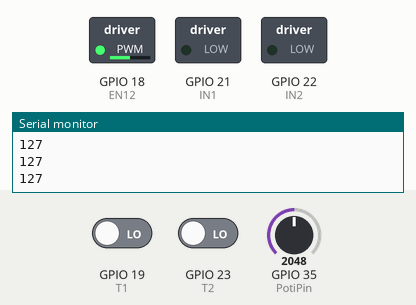
This sketch was run on a simulated ESP32. Shown: switched loads named in the sketch (green lamp = pin HIGH), the last lines printed to the serial monitor. Inputs (shaded band) come from the test bench; at power-on: GPIO 35 (PotiPin) = 2048, GPIO 19 (T1) LOW, GPIO 23 (T2) LOW.

Above: at 1.2 s.
1.3 s: GPIO 35 (PotiPin) set to 2866
At 2.2 s:
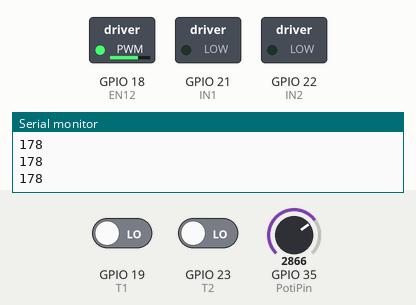
2.8 s: GPIO 19 (T1) driven HIGH
At 3.3 s:
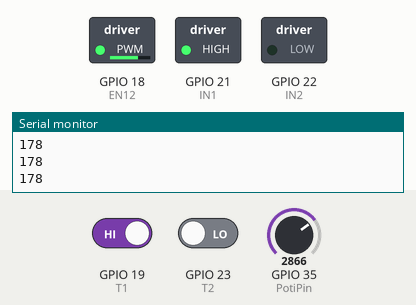
4.3 s: GPIO 23 (T2) driven HIGH
At 5.5 s:
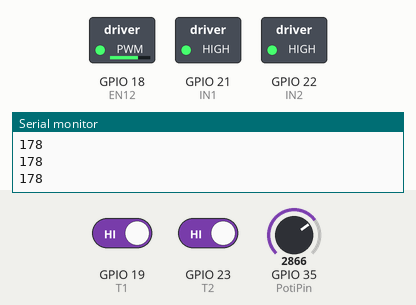
5.8 s: GPIO 35 (PotiPin) set to 3603
At 6.9 s:
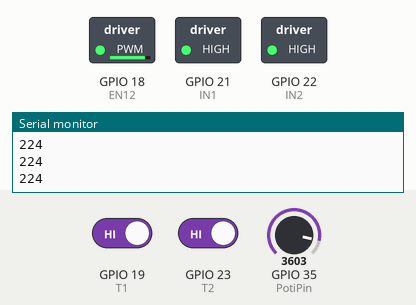
7.3 s: GPIO 19 (T1) driven LOW
At 8.0 s:
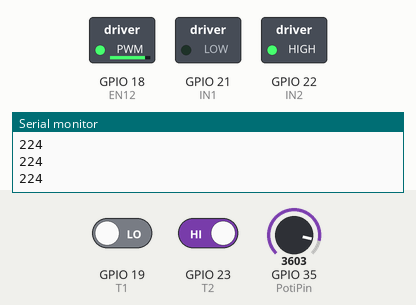
8.8 s: GPIO 23 (T2) driven LOW
At 9.1 s:
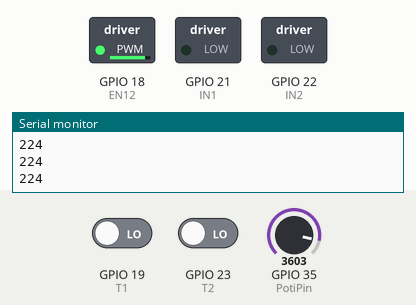
Timing chart, 0 to 11.3 s (numbered marks = the images above; inputs shaded):
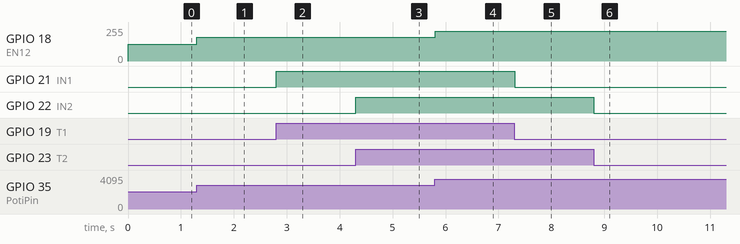

The sketch:

ESP32_MotorDNE293PWMTaster001.ino
```cpp
#define IN1  21 // Motor 1 - Antrieb
#define IN2  22 // Motor 1 - Antrieb
#define EN12 18 // Motor 1 - Enable
#define T1   19 // Taster Motor links
#define T2   23 // Taster Motor rechts
#define Frequency  5000 // PWM-Frequenz
#define Channel    0    // Genutzter PWM-Kanal
#define Resolution 8    // 8-Bit Auflösung
#define PotiPin    35   // Potentiometer-Pin

void setup() {
  pinMode(IN1, OUTPUT); // Motor 1
  pinMode(IN2, OUTPUT); // Motor 1
  pinMode(T1, INPUT);   // Taster links
  pinMode(T2, INPUT);   // Taster rechts
  ledcSetup(Channel, Frequency, Resolution);
  ledcAttachPin(EN12, Channel);
  Serial.begin(9600); // Init Serial-Monitor
}

void loop() {
  // Poti-Wert auf Werte 0 bis 255 konvertieren
  int potiValue = map(analogRead(PotiPin), 0, 4095, 0, 255);
  // PWM-Wert an EN12 versenden
  ledcWrite(Channel, potiValue);
  // Motor ansteuern
  digitalWrite(IN1, digitalRead(T1));
  digitalWrite(IN2, digitalRead(T2));
  // Kontrolle des PWM-Wertes
  Serial.println(potiValue);
}
```

Measured:
- after the input at 1.3 s, GPIO 18 (EN12): 127/255 → 177/255 at once
- after the input at 2.8 s, GPIO 21 (IN1): LOW → HIGH at once
- after the input at 4.3 s, GPIO 22 (IN2): LOW → HIGH at once
- after the input at 5.8 s, GPIO 18 (EN12): 177/255 → 223/255 at once
- after the input at 7.3 s, GPIO 21 (IN1): HIGH → LOW at once
- after the input at 8.8 s, GPIO 22 (IN2): HIGH → LOW at once
